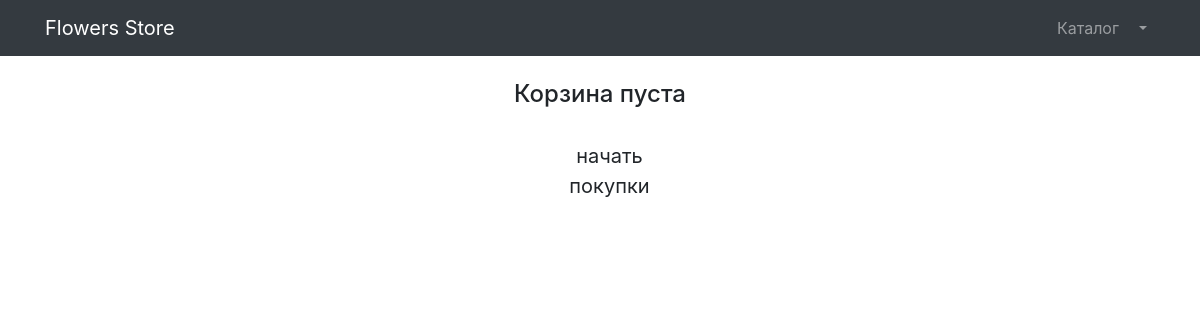
The app's page /products/baskets/ (signed in), older data.
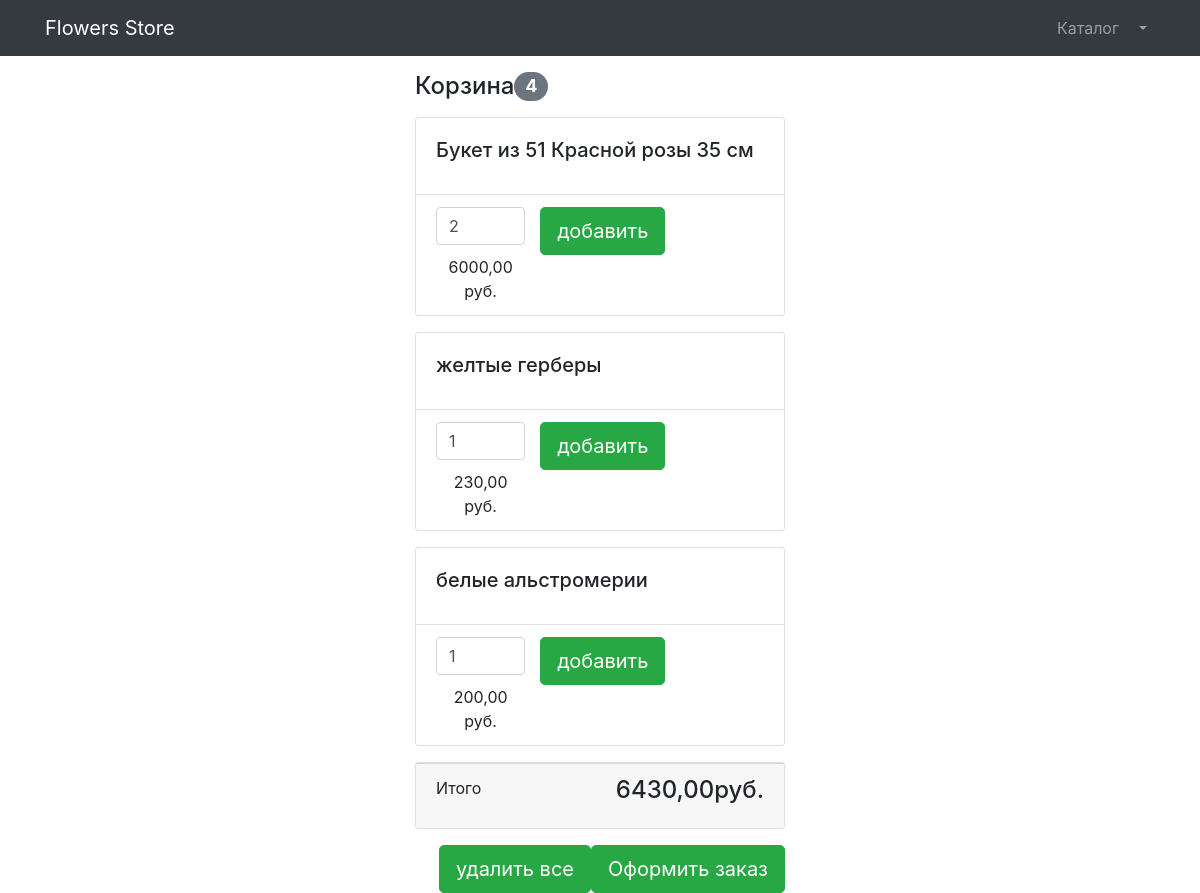
The same page, newer data.
### products/models.py (models this page shows, shortened)
class Basket(models.Model):
    user = models.ForeignKey(to=User, on_delete=models.CASCADE)
    product = models.ForeignKey(to=FinishedProducts, on_delete=models.CASCADE)
    quantity = models.PositiveSmallIntegerField(default=0)
    created_timestamp = models.DateTimeField(auto_now_add=True)
    objects = BasketQuerySet.as_manager()
    def sum(self):
        return self.product.price * self.quantity

class FinishedProducts(models.Model):
    name = models.CharField(max_length = 256)
    category_products = models.ForeignKey(to = FinishedProductsCategory, on_delete = models.PROTECT)
    structure = models.TextField()
    price = models.DecimalField(max_digits = 6, decimal_places = 2)
    quantity = models.PositiveBigIntegerField(default = 0)
    image = models.ImageField(upload_to = 'products_images')
    count = models.IntegerField()
    class Meta:
        verbose_name = 'Конечный продукт'
        verbose_name_plural = 'Конечные продукты'

### products/views.py (the view)
# urls.py: path('baskets/', UserBasketsView.as_view(), name ='baskets'),
class UserBasketsView(TitleMixin,ListView):
    model = Basket
    template_name = "products/baskets.html"
    title = 'Flowers Store - Корзина'
    def get_context_data(self, **kwargs):
        context = super(UserBasketsView, self).get_context_data()
        context['baskets'] = Basket.objects.filter(user=self.request.user)
        return context

### common/views.py (called while the page is built)
    def get_context_data(self, **kwargs):
        context = super(TitleMixin, self).get_context_data(**kwargs)
        context['title'] = self.title
        return context

### products/context_processors.py (called while the page is built)
def baskets(request):
    user = request.user
    return {'baskets':Basket.objects.filter(user=user) if user.is_authenticated else []}

### products/models.py (called while the page is built)
    def total_sum(self):
        return sum(basket.sum() for basket in self)

    def total_quantity(self):
        return sum(basket.quantity for basket in self)

### products/templates/products/baskets.html (shortened to what this page needs)
{%extends 'products/base.html'%}
{%load static%}
{%block css%}
<link href="{% static 'vendor/css/profile.css'%}" rel="stylesheet">
{%endblock%}
{%block content%}
<div class="container col-lg-4 align-items-center"  >
{% if baskets %}
<h4 class="mt-3 mb-3 d-flex  mb-3">
    Корзина
    <span class="badge badge-secondary badge-pill">{{baskets.total_quantity}}</span>
</h4>
{% for basket in baskets %}
<div class="card mb-3" style="background-color: hsla(0, 0%, 100%,0.2)">
    <div class="card-body">
        <h5 class="card-title">{{ basket.product.name}}</h5>
    </div>
    <ul class="list-group list-group-flush" style="background-color: hsla(0, 0%, 100%,0.2)">
        <li class="list-group-item " style="background-color: hsla(0, 0%, 100%,0.0)">
            <div class="row text-center" style="background-color: hsla(0, 0%, 100%,0.0)">
                <div class="col-lg-4">
                    <input name="basketID" type="number" class="form-control"
                            value="{{ basket.quantity}}" min="0">
                </div>
                <a class="btn btn-success btn-lg float-right" href="../orders/order-create.html">
                    добавить
                </a>
                <div class="col-lg-4">{{ basket.sum}} руб.</div>
                <div class="col-lg-4">
                </div>
            </div>
        </li>
    </ul>
</div>
{%endfor%}
<div class="card mb-3">
    <div class="card-footer">
        <p class="float-left">Итого</p>
        <h4 class="float-right"> {{baskets.total_sum}}руб.</h4>
    </div>
</div>
<a class="btn btn-success btn-lg float-right" href="../orders/order-create.html">
    Оформить заказ
</a>
<a class="btn btn-success btn-lg float-right" href="{% url 'products:basket_remove_all'%}">
    удалить все
</a>
{%else%}
<div class="card mb-3 align-items-center" style="background-color: hsla(0, 0%, 100%,0.0); border:  rgba(211, 220, 50, .0);">
<h4 class="mt-4 mb-4 ">
    Корзина пуста
</h4>
<div class="col-lg-4 text-center">
<a class="btn btn-default btn-lg" style="background-color: hsla(0, 0%, 100%,0.0); border:  rgba(211, 220, 50, .0);" href="{% url 'products:index' %}">
    начать покупки
</a>
</div>
</div>
{%endif%}
</div>
{%endblock%}

Row changes from the older to the newer data that the page shows:
added Basket: total_quantity "4", product.name "Букет из 51 Красной розы 35 см", basketID "2", sum "6000,00", total_sum "6430,00"
added Basket: product.name "желтые герберы", basketID "1", sum "230,00"
added Basket: product.name "белые альстромерии", basketID "1", sum "200,00"
Text that changed along with them:
text no longer shown: "Корзина пуста начать покупки"
text now shown: "Корзина Итого руб. Оформить заказ удалить все"
